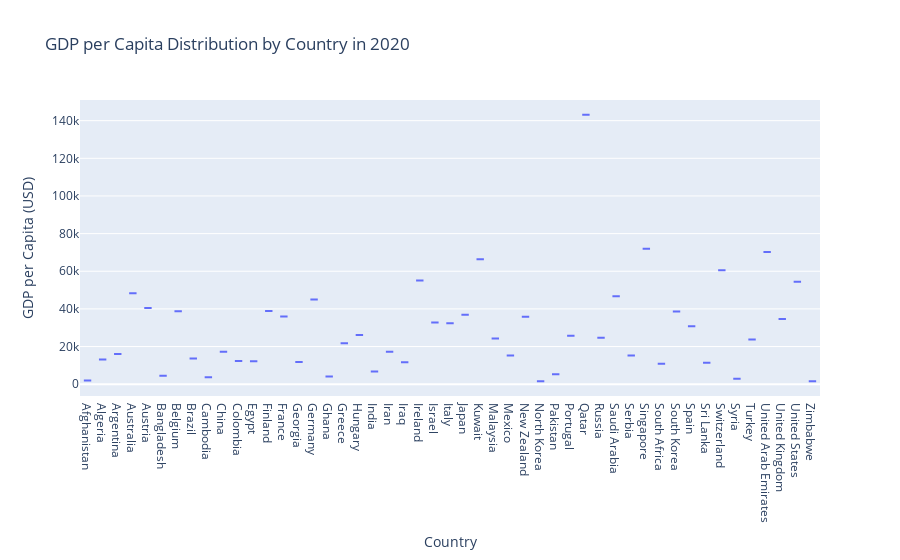

The cell this chart's notebook holds for it:
### Code cell
# Select a specific year (for example, 2020)
selected_year = 2020  # You can change this to any year you want

# Filter data for the selected year
year_data = data[data['Year'] == selected_year]

# Create a box plot
fig = px.box(
    year_data,
    x="Country",
    y="GDP_per_capita",
    title=f"GDP per Capita Distribution by Country in {selected_year}",
    labels={"GDP_per_capita": "GDP per Capita (USD)", "Country": "Country"}
)

# Show the plot
fig.show()

### Figure 1 — Plotly figure (JSON) as saved in the notebook; plotly's stock layout.template omitted (floating-point values rounded to 4 significant figures)
{"data": [{"alignmentgroup": "True", "hovertemplate": "Country=%{x}<br>GDP per Capita (USD)=%{y}<extra></extra>", "legendgroup": "", "marker": {"color": "#636efa"}, "name": "", "notched": false, "offsetgroup": "", "orientation": "v", "showlegend": false, "type": "box", "x": ["Afghanistan", "Algeria", "Argentina", "Australia", "Austria", "Bangladesh", "Belgium", "Brazil", "Cambodia", "China", "Colombia", "Egypt", "Finland", "France", "Georgia", "Germany", "Ghana", "Greece", "Hungary", "India", "Iran", "Iraq", "Ireland", "Israel", "Italy", "Japan", "Kuwait", "Malaysia", "Mexico", "New Zealand", "North Korea", "Pakistan", "Portugal", "Qatar", "Russia", "Saudi Arabia", "Serbia", "Singapore", "South Africa", "South Korea", "Spain", "Sri Lanka", "Switzerland", "Syria", "Turkey", "United Arab Emirates", "United Kingdom", "United States", "Zimbabwe"], "x0": " ", "xaxis": "x", "y": [1928.0, 13090.0, 15980.0, 48270.0, 40500.0, 4419.0, 38760.0, 13690.0, 3728.0, 17230.0, 12380.0, 12230.0, 38870.0, 35910.0, 11770.0, 45000.0, 4069.0, 21770.0, 26090.0, 6731.0, 17300.0, 11720.0, 55130.0, 32730.0, 32390.0, 36830.0, 66370.0, 24280.0, 15250.0, 35850.0, 1584.0, 5243.0, 25700.0, 143100.0, 24630.0, 46720.0, 15260.0, 71960.0, 10840.0, 38610.0, 30830.0, 11450.0, 60520.0, 2904.0, 23720.0, 70190.0, 34650.0, 54380.0, 1586.0], "y0": " ", "yaxis": "y"}], "layout": {"autosize": true, "boxmode": "group", "legend": {"tracegroupgap": 0}, "title": {"text": "GDP per Capita Distribution by Country in 2020"}, "xaxis": {"anchor": "y", "autorange": true, "domain": [0, 1], "range": [-0.5, 48.5], "title": {"text": "Country"}, "type": "category"}, "yaxis": {"anchor": "x", "autorange": true, "domain": [0, 1], "range": [-6279.0, 151000.0], "title": {"text": "GDP per Capita (USD)"}, "type": "linear"}}}
